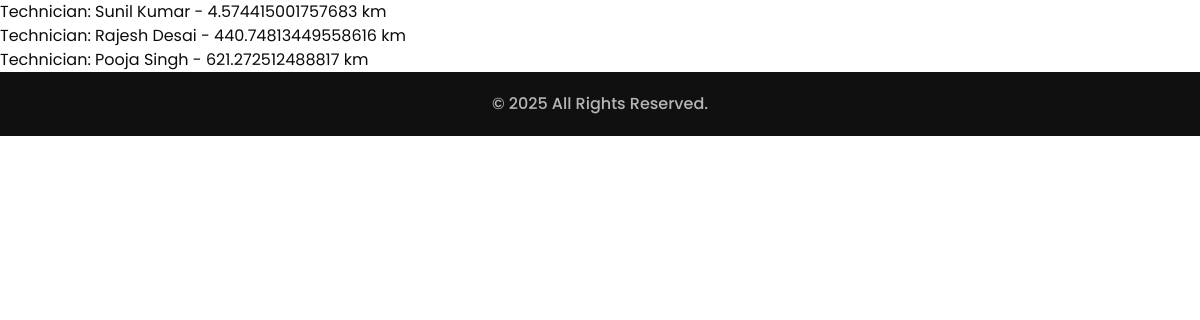
Screenshot of /admin/test247.php with the database file from the repository.
### tables this page shows
CREATE TABLE `users` (
  `id` int(11) NOT NULL,
  `name` varchar(100) NOT NULL,
  `email` varchar(100) NOT NULL,
  `password` varchar(255) NOT NULL,
  `role` enum('customer','technician') NOT NULL,
  `phone` varchar(15) DEFAULT NULL,
  `address` varchar(255) DEFAULT NULL,
  `city` varchar(100) DEFAULT NULL,
  `state` varchar(100) DEFAULT NULL,
  `zipcode` varchar(10) DEFAULT NULL,
  `latitude` decimal(10,8) DEFAULT NULL,
  `longitude` decimal(11,8) DEFAULT NULL,
  `created_at` timestamp NOT NULL DEFAULT current_timestamp()
);

### admin/test247.php (the view, shortened to what this page needs)
<!DOCTYPE html>
<html>
<head>
  <link rel="stylesheet" type="text/css" href="css/bootstrap.css" />
  <link href="css/style.css" rel="stylesheet" />
  <link href="css/responsive.css" rel="stylesheet" />
  <link href="https://cdn.jsdelivr.net/npm/bootstrap-icons/font/bootstrap-icons.css" rel="stylesheet">
</head>
<body class="sub_page">
<?php
        include 'includes/db_connection.php';
        $customer_query = " SELECT latitude,longitude FROM users WHERE id = 5 ";
        $customer_result = mysqli_query($con, $customer_query);
        $customer = mysqli_fetch_assoc($customer_result);
        $customer_lat = $customer['latitude'];
        $customer_lng = $customer['longitude'];
        $query = "SELECT id, name, email, phone, latitude, longitude,
                        (6371 * ACOS(
                            COS(RADIANS($customer_lat)) *
                            COS(RADIANS(latitude)) *
                            COS(RADIANS(longitude) - RADIANS($customer_lng)) +
                            SIN(RADIANS($customer_lat)) *
                            SIN(RADIANS(latitude))
                        )) AS distance_km
                    FROM users
                    WHERE role = 'technician'
                    ORDER BY distance_km
                    LIMIT 3
        ";
        $result = mysqli_query($con, $query);
        while ($row = mysqli_fetch_assoc($result)) {
            echo "Technician: {$row['name']} - {$row['distance_km']} km<br>";
        }
?>
  <footer class="container-fluid footer_section">
    <p>&copy; <span id="currentYear"></span> All Rights Reserved.</p>
  </footer>
</body>
</html>

### website/css/style.css (style rules this page uses)
body { font-family: "Poppins", sans-serif; color: #0c0c0c; background-color: #ffffff; }
.footer_section { font-weight: 500; display: -webkit-box; display: -ms-flexbox; display: flex; -webkit-box-pack: center; -ms-flex-pack: center; justify-content: center; padding: 20px; background-color: #101010; }
.footer_section p { color: rgba(254, 254, 255, 0.7); margin: 0; text-align: center; }

### rows the page displays
users: name "Sunil Kumar", distance_km "4.574415001757683"
users: name "Rajesh Desai", distance_km "440.74813449558616"
users: name "Pooja Singh", distance_km "621.272512488817"
